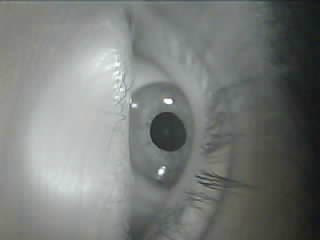
#> input picture test.png, 320 x 240 px
$ jupyter execute APPD.ipynb
#> lines starting #> are read from the running program, lines starting #| are printed output that depends on the picture; after the words box and inside, x2 and y2 are one past the last pixel; in counts of white or black regions, pixels touching at a corner belong together; long printed decimals are rounded
[cell 1]
import numpy as np
import cv2
import matplotlib.pyplot as plt

black image

[cell 2]
width, height = 64, 64
feature_size = 16
feature_x = 24
feature_y = 24

factor = 0.001

[cell 3]
kernel = np.zeros((height, width), dtype=np.uint8)
# Draw a white rectangle on the black image
feature = cv2.rectangle(kernel, (feature_x, feature_y), (feature_x + feature_size, feature_y + feature_size), 255, -1)
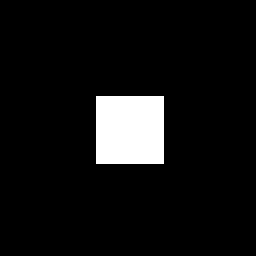
#> kernel: shape (64, 64) (shown 4 times larger); 7.1% white; 1 white region, box (x1, y1, x2, y2) and area: (24, 24, 41, 41) 289
kernel = (kernel//255)*factor

Show the image and the features

[cell 4]
plt.imshow(kernel,cmap="gray")
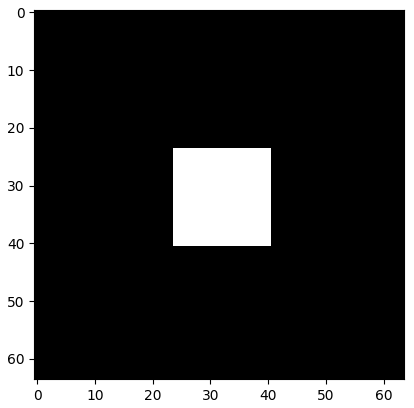
#> figure drawn by matplotlib, 1 panel

original image

[cell 5]
original_image = cv2.imread("../test.png")
#> original_image is the input picture: shape (240, 320, 3); mean B, G, R 121.2, 123.4, 120.2
gray_image = cv2.cvtColor(original_image, cv2.COLOR_BGR2GRAY)
inverted_image = 255 - gray_image
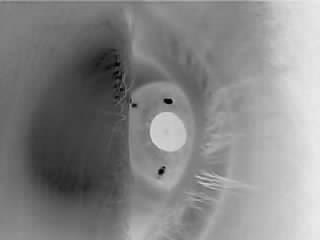
#> inverted_image: shape (240, 320); min 1, max 234, mean 132.9

[cell 6]
plt.imshow(inverted_image)

[cell 7]
result = cv2.filter2D(inverted_image, -1, kernel)
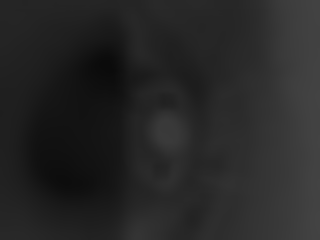
#> result: shape (240, 320); min 11, max 67, mean 38.4
plt.imshow(result,cmap="gray")

white border detection

[cell 8]
margin = 40

[cell 9]
height,width = inverted_image.shape
#> height = 240; width = 320

[cell 10]
roi = inverted_image[:,width-margin:width]
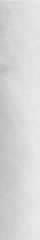
#> roi: shape (240, 40); min 187, max 234, mean 215.3

[cell 11]
plt.imshow(roi)

[cell 12]
average_pixel_value = cv2.mean(roi)[0]
#> average_pixel_value = 215.3

# Print the average pixel value
print("Average Pixel Value:", average_pixel_value)
#| Average Pixel Value: 215.343

[cell 13]
if average_pixel_value > 210:
    inverted_image = inverted_image[:,:width-roi.shape[1]]
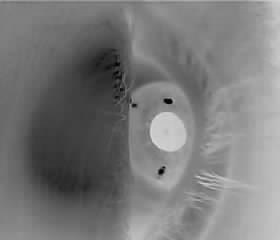
#> inverted_image: shape (240, 280); min 1, max 225, mean 121.2

[cell 14]
gray_image[:64,:64]

[cell 15]
new_img = inverted_image

fig, ax = plt.subplots(figsize=(16,16))

im = ax.imshow(new_img)

[cell 16]
# Apply Canny edge detection
edges = cv2.Canny(new_img, 50, 200)
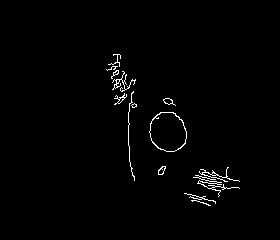
#> edges: shape (240, 280); 1.3% white in thin lines or dots, all inside (x1, y1, x2, y2) = (106, 54, 240, 206)

# Find contours in the edge image
contours, _ = cv2.findContours(edges, cv2.RETR_EXTERNAL, cv2.CHAIN_APPROX_SIMPLE)
#> contours = 14 contours, 8 with area under 20; largest, box (x1, y1, x2, y2) and area: (149, 112, 187, 152) 1142, (163, 98, 176, 106) 40, (158, 166, 166, 175) 38, (112, 71, 136, 92) 32, (114, 93, 127, 105) 26, (199, 167, 240, 182) 22

# Extract edge segments
edge_segments = []
for contour in contours:
    # Filter out small contours
    if cv2.contourArea(contour) > 100:  # Adjust the minimum area threshold as needed
        # Extract segment coordinates
        segment = contour.squeeze().tolist()
        edge_segments.append(segment)
#> this loop made 14 passes
#> after the loop, edge_segments = 1 item

# Display the original image with detected edge segments
image_with_segments = cv2.cvtColor(new_img, cv2.COLOR_GRAY2BGR)
for segment in edge_segments:
    for i in range(len(segment) - 1):
        cv2.line(image_with_segments, tuple(segment[i]), tuple(segment[i + 1]), (0, 0, 255), 2)
#> this loop made 1 pass
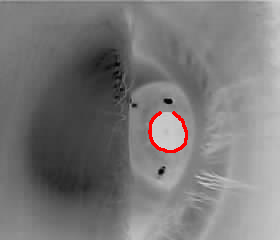
#> image_with_segments: shape (240, 280, 3); mean B, G, R 120.2, 120.2, 121.7

plt.imshow(image_with_segments)
